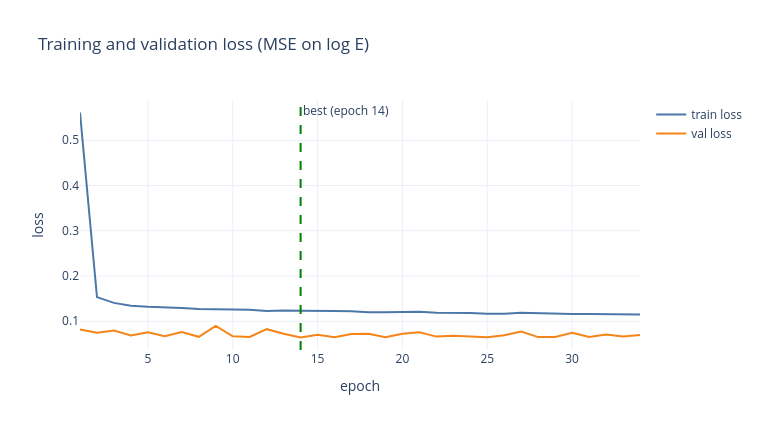

The cell this chart's notebook holds for it:
### Markdown cell above
Train and validation loss per epoch (MSE on `log E`). The dashed line marks the best epoch that early-stopping kept.

### Code cell
import plotly.graph_objects as go
ep_x = list(range(1, len(train_hist) + 1))
fig = go.Figure()
fig.add_trace(go.Scatter(x=ep_x, y=train_hist, mode="lines", name="train loss", line=dict(color="#4c78a8")))
fig.add_trace(go.Scatter(x=ep_x, y=val_hist, mode="lines", name="val loss", line=dict(color="#f58518")))
fig.add_vline(x=best_ep, line_dash="dash", line_color="green", annotation_text=f"best (epoch {best_ep})")
fig.update_layout(title="Training and validation loss (MSE on log E)", xaxis_title="epoch",
                  yaxis_title="loss", template="plotly_white", height=430, width=760)
fig

### Figure 1 — Plotly figure (JSON) as saved in the notebook; plotly's stock layout.template omitted (floating-point values rounded to 4 significant figures)
{"data": [{"line": {"color": "#4c78a8"}, "mode": "lines", "name": "train loss", "type": "scatter", "x": [1, 2, 3, 4, 5, 6, 7, 8, 9, 10, 11, 12, 13, 14, 15, 16, 17, 18, 19, 20, 21, 22, 23, 24, 25, 26, 27, 28, 29, 30, 31, 32, 33, 34], "y": [0.5614, 0.1533, 0.1405, 0.1341, 0.1318, 0.1311, 0.1293, 0.1271, 0.1269, 0.127, 0.1256, 0.1224, 0.1238, 0.1233, 0.1234, 0.1229, 0.1218, 0.1197, 0.1199, 0.1207, 0.1212, 0.1187, 0.1186, 0.1184, 0.1163, 0.1164, 0.1187, 0.1175, 0.117, 0.1158, 0.1162, 0.1151, 0.1149, 0.1146]}, {"line": {"color": "#f58518"}, "mode": "lines", "name": "val loss", "type": "scatter", "x": [1, 2, 3, 4, 5, 6, 7, 8, 9, 10, 11, 12, 13, 14, 15, 16, 17, 18, 19, 20, 21, 22, 23, 24, 25, 26, 27, 28, 29, 30, 31, 32, 33, 34], "y": [0.08194, 0.07483, 0.07942, 0.06832, 0.07555, 0.06699, 0.07635, 0.06555, 0.08967, 0.06652, 0.06539, 0.08244, 0.07216, 0.06403, 0.06988, 0.06451, 0.07193, 0.07232, 0.06475, 0.07236, 0.0756, 0.06599, 0.06772, 0.0658, 0.06465, 0.06883, 0.07699, 0.06492, 0.06528, 0.07419, 0.06514, 0.07062, 0.06625, 0.0698]}], "layout": {"annotations": [{"showarrow": false, "text": "best (epoch 14)", "x": 14, "xanchor": "left", "xref": "x", "y": 1, "yanchor": "top", "yref": "y domain"}], "height": 430, "shapes": [{"line": {"color": "green", "dash": "dash"}, "type": "line", "x0": 14, "x1": 14, "xref": "x", "y0": 0, "y1": 1, "yref": "y domain"}], "title": {"text": "Training and validation loss (MSE on log E)"}, "width": 760, "xaxis": {"title": {"text": "epoch"}}, "yaxis": {"title": {"text": "loss"}}}}
